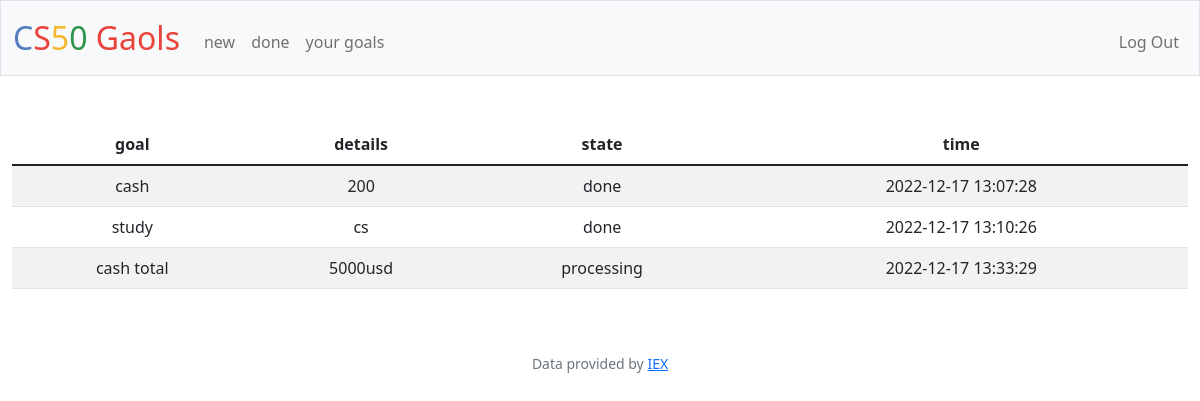
Screenshot of / (signed in) with the database file from the repository.
### tables this page shows
CREATE TABLE goalsuser (
id INTEGER PRIMARY KEY AUTOINCREMENT,
user_id INTEGER NOT NULL,
goal TEXT NOT NULL,
details TEXT,
state TEXT NOT NULL,
time TIMESTAMP DEFAULT CURRENT_TIMESTAMP,
FOREIGN KEY(user_id) REFERENCES users(id)
);

### app.py (the view)
@app.route("/")
@login_required
def index():
    user_id = session["user_id"]
    database = db.execute("SELECT * FROM goalsuser WHERE user_id = ? ", user_id)
    return render_template("index.html", database=database)

### app.py (called while the page is built)
@app.after_request
def after_request(response):
    response.headers["Cache-Control"] = "no-cache, no-store, must-revalidate"
    response.headers["Expires"] = 0
    response.headers["Pragma"] = "no-cache"
    return response

### helpers.py (called while the page is built)
def login_required(f):
    @wraps(f)
    def decorated_function(*args, **kwargs):
        if session.get("user_id") is None:
            return redirect("/login")
        return f(*args, **kwargs)
    return decorated_function

### templates/index.html (shortened to what this page needs)
{% extends "layout.html" %}
{% block main %}
<table class="table table-striped">
    <thead>
      <tr>
        <th scope="col">goal</th>
        <th scope="col">details</th>
        <th scope="col">state</th>
        <th scope="col">time</th>
      </tr>
    </thead>
    <tbody>
        {% for row in database %}
            <tr>
                <td>{{row["goal"]}}</td>
                <td>{{row["details"]}}</td>
                <td>{{row["state"]}}</td>
                <td>{{ row["time"]}}</td>
           </tr>
            {%endfor%}
    </tbody>
  </table>
{% endblock %}

### rows the page displays
goalsuser: goal "cash", details "200", state "done", time "2022-12-17 13:07:28"
goalsuser: goal "study", details "cs", state "done", time "2022-12-17 13:10:26"
goalsuser: goal "cash total", details "5000usd", state "processing", time "2022-12-17 13:33:29"
